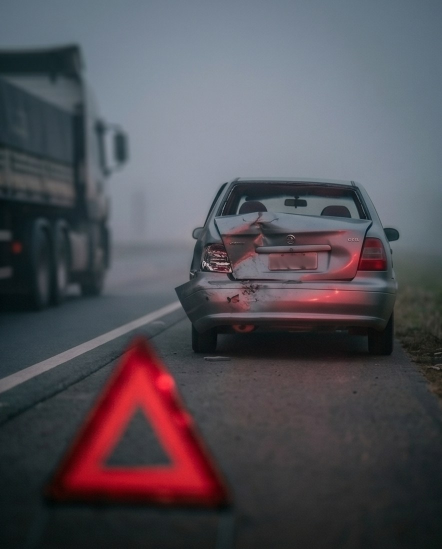
#> input picture dlm/bg/acidente_rodovia-1.jpg, 884 x 1098 px (shown at 1/2 size)
$ python -i distribuidor.py   (imports and definitions only)
#> lines starting #> are read from the running program, lines starting #| are printed output that depends on the picture
# -*- coding: utf-8 -*-
"""Shim do distribuidor da Rádio: env tolerante, Graph API, story 9:16, dedup por stem.
PUBLIC_BASE_URL = onde o Meta busca as imagens (4kitem serve /static/social)."""
import os
import re
import time
import unicodedata

import requests

from dlm import gen_instagram as gi

_BASE_DIR = os.path.dirname(os.path.dirname(os.path.abspath(__file__)))     # raiz do 4kitem
DATA_DIR = os.environ.get("DATA_DIR", _BASE_DIR)
DB_PATH = os.path.join(DATA_DIR, "dlm.db")                                  # banco próprio do motor
PUBLIC_BASE_URL = os.environ.get("DL_PUBLIC_BASE", "https://www.4kitem.com.br").rstrip("/")
PUBLIC_IMG_DIR = os.path.join(_BASE_DIR, "static", "social")
GRAPH = "https://graph.facebook.com/v21.0"


def _env(name, default=""):
    """Le variavel de ambiente tolerando espacos acidentais no nome ou no valor."""
#> called with name = 'RADIO_PAGE_TOKEN', default = ''
    v = os.environ.get(name)
    if not v:
        target = name.strip()
        for k, val in os.environ.items():
            if k.strip() == target and val:
                v = val
                break
    if v is None:
        return default
    v = v.strip()
    return v if v else default


# tokens da Rádio (só usados se alguém publicar "na Rádio" a partir daqui — ex.: publish_reel_dest)
META_PAGE_TOKEN = _env("RADIO_PAGE_TOKEN") or _env("META_PAGE_TOKEN")
META_IG_USER_ID = _env("RADIO_IG_USER_ID") or _env("META_IG_USER_ID")
META_PAGE_ID = _env("RADIO_PAGE_ID") or _env("META_PAGE_ID")


def _graph_post(url, data, tries=2):
    last = ""
    for _ in range(tries):
        r = requests.post(url, data=data, timeout=60)
        if r.ok:
            return r.json()
        last = r.text[:400]
        if r.status_code in (400, 500) and ("media" in last.lower() or "process" in last.lower()):
            time.sleep(4)
            continue
        break
    raise RuntimeError(f"Graph {url.rsplit('/', 1)[-1]} -> {last}")


def _story_image(slide_path, out_path):
    """Slide 1080x1350 -> quadro 9:16 (1080x1920) pro Story."""
#> called with slide_path = 'bg/acidente_rodovia-1.jpg', out_path = 'out.png'
    from PIL import Image
    canvas = Image.new("RGB", (1080, 1920), gi.BG)
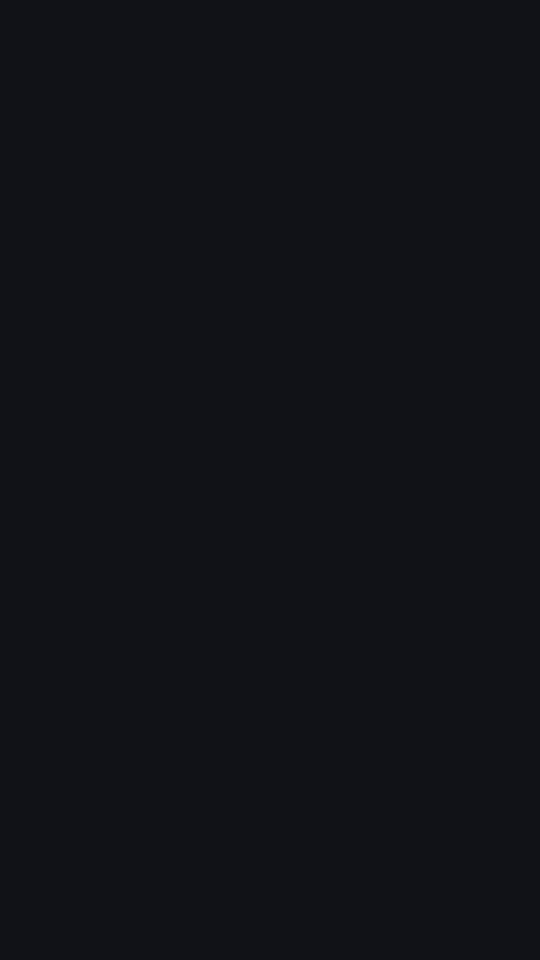
#> canvas: PIL image 1080x1920 RGB (shown at 1/2 size); mean R, G, B 17, 18, 24
    im = Image.open(slide_path).convert("RGB")
#> im is the input picture: PIL image 884x1098 RGB; mean R, G, B 83.2, 80.6, 87.5
    if im.width != 1080:
        im = im.resize((1080, int(im.height * 1080 / im.width)))
#> im: PIL image 1080x1341 RGB
    if im.height > 1920:
        top = (im.height - 1920) // 2
        im = im.crop((0, top, 1080, top + 1920))
    canvas.paste(im, (0, max(0, (1920 - im.height) // 2)))
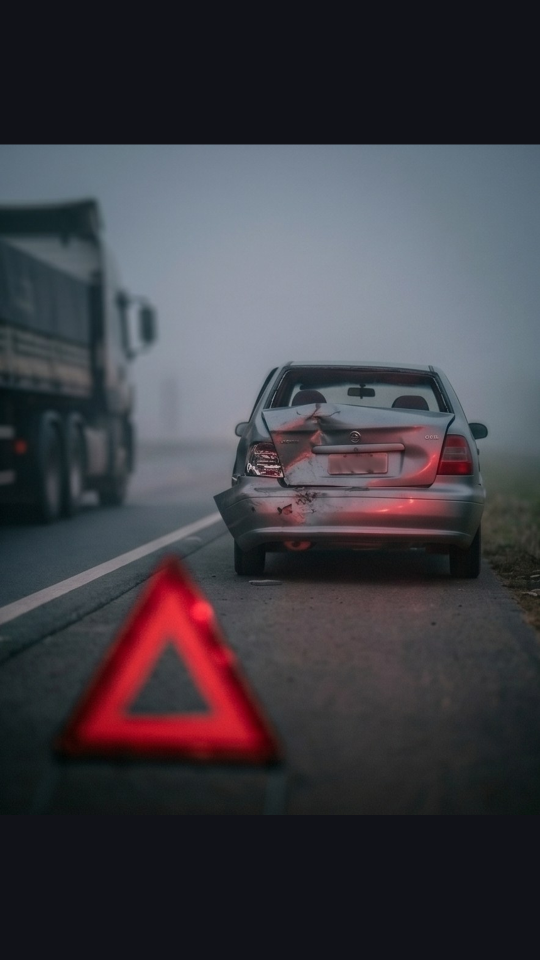
#> canvas: PIL image 1080x1920 RGB (shown at 1/2 size); mean R, G, B 63.2, 61.7, 68.4
    canvas.save(out_path, "JPEG", quality=90)
    return out_path


_DEDUP_STOP = set((
    "de da do das dos a o e os as um uma uns umas no na nos nas ao aos que com por "
    "para pra apos sobre entre ate sem sob desde como mais menos muito pouco urgente "
    "video veja confira saiba assista foto fotos imagem imagens noticia em e é foi sao "
    "ser tem ter um dois tres anos ano hoje agora cidade regiao").split())


def _stem_keys(text):
    t = unicodedata.normalize("NFKD", (text or "").lower())
    t = "".join(c for c in t if not unicodedata.combining(c))
    keys = set()
    for w in re.findall(r"[a-z0-9]+", t):
        if len(w) < 3 or w in _DEDUP_STOP:
            continue
        keys.add(w[:5])
    return keys


def _overlap(a, b):
    ka, kb = _stem_keys(a), _stem_keys(b)
    if not ka or not kb:
        return 0.0
    return len(ka & kb) / min(len(ka), len(kb))

>>> result = _story_image('bg/acidente_rodovia-1.jpg', 'out.png')

$ run again, on dlm/bg/acidente_rodovia-2.jpg
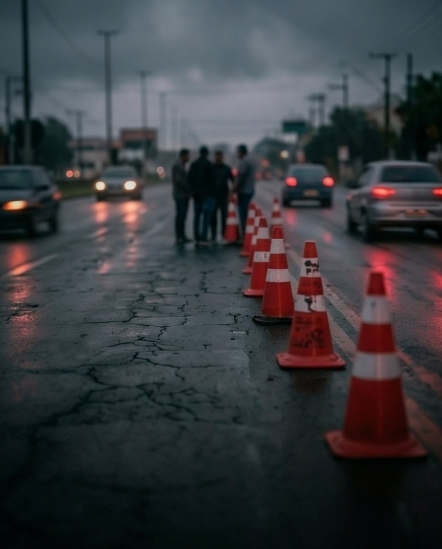
#> input picture dlm/bg/acidente_rodovia-2.jpg, 884 x 1098 px (shown at 1/2 size)
#> in _story_image, im is the input picture: PIL image 884x1098 RGB; mean R, G, B 56.3, 58.3, 62.3
#> im: PIL image 1080x1341 RGB
#> in _story_image, `canvas.paste(im, (0, max(0, (1920 - im.height) // 2)))`:
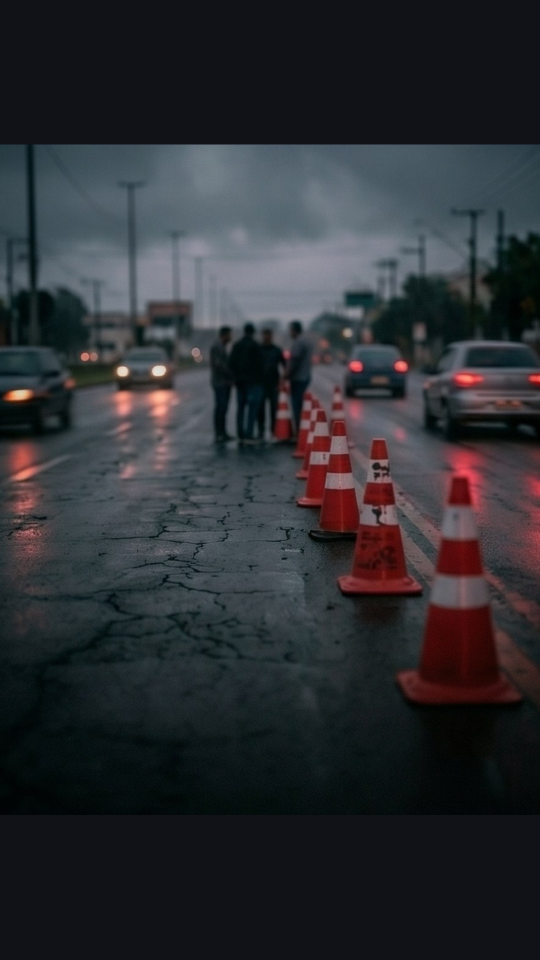
#> canvas: PIL image 1080x1920 RGB (shown at 1/2 size); mean R, G, B 44.5, 46.2, 50.7

$ run again, on dlm/bg/acidente_rodovia-3.jpg
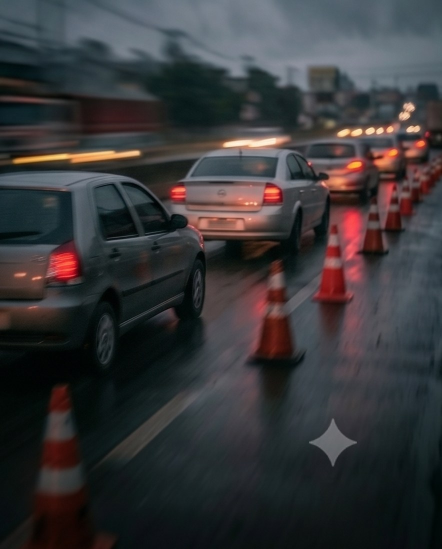
#> input picture dlm/bg/acidente_rodovia-3.jpg, 884 x 1098 px (shown at 1/2 size)
#> in _story_image, im is the input picture: PIL image 884x1098 RGB; mean R, G, B 55.5, 54.9, 57
#> im: PIL image 1080x1341 RGB
#> in _story_image, `canvas.paste(im, (0, max(0, (1920 - im.height) // 2)))`:
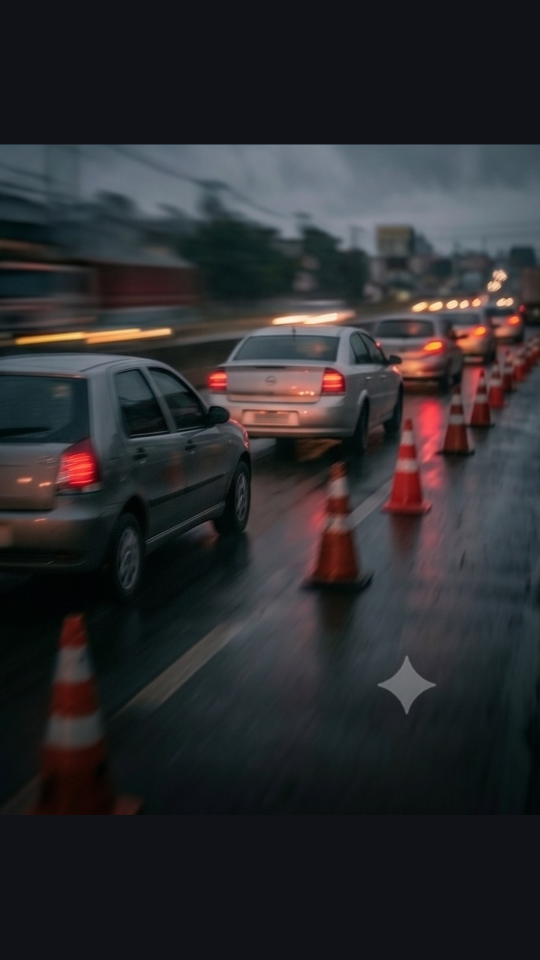
#> canvas: PIL image 1080x1920 RGB (shown at 1/2 size); mean R, G, B 43.9, 43.8, 47

$ run again, on dlm/bg/acidente_rodovia.jpg
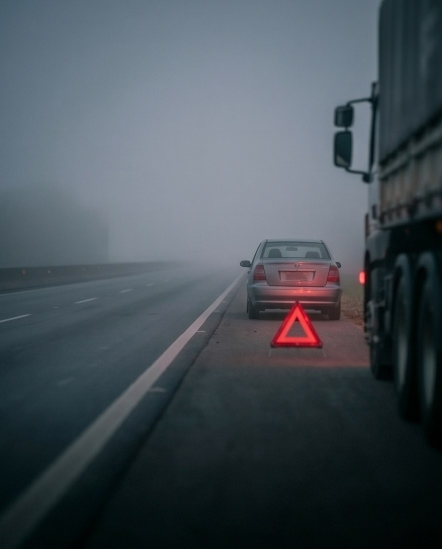
#> input picture dlm/bg/acidente_rodovia.jpg, 884 x 1098 px (shown at 1/2 size)
#> in _story_image, im is the input picture: PIL image 884x1098 RGB; mean R, G, B 71.1, 80.5, 87.8
#> im: PIL image 1080x1341 RGB
#> in _story_image, `canvas.paste(im, (0, max(0, (1920 - im.height) // 2)))`:
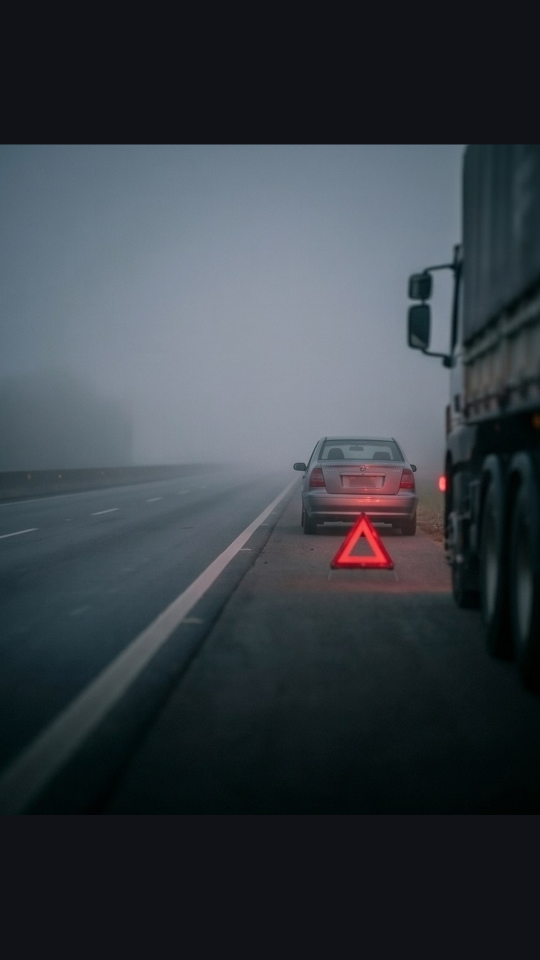
#> canvas: PIL image 1080x1920 RGB (shown at 1/2 size); mean R, G, B 54.8, 61.6, 68.6
